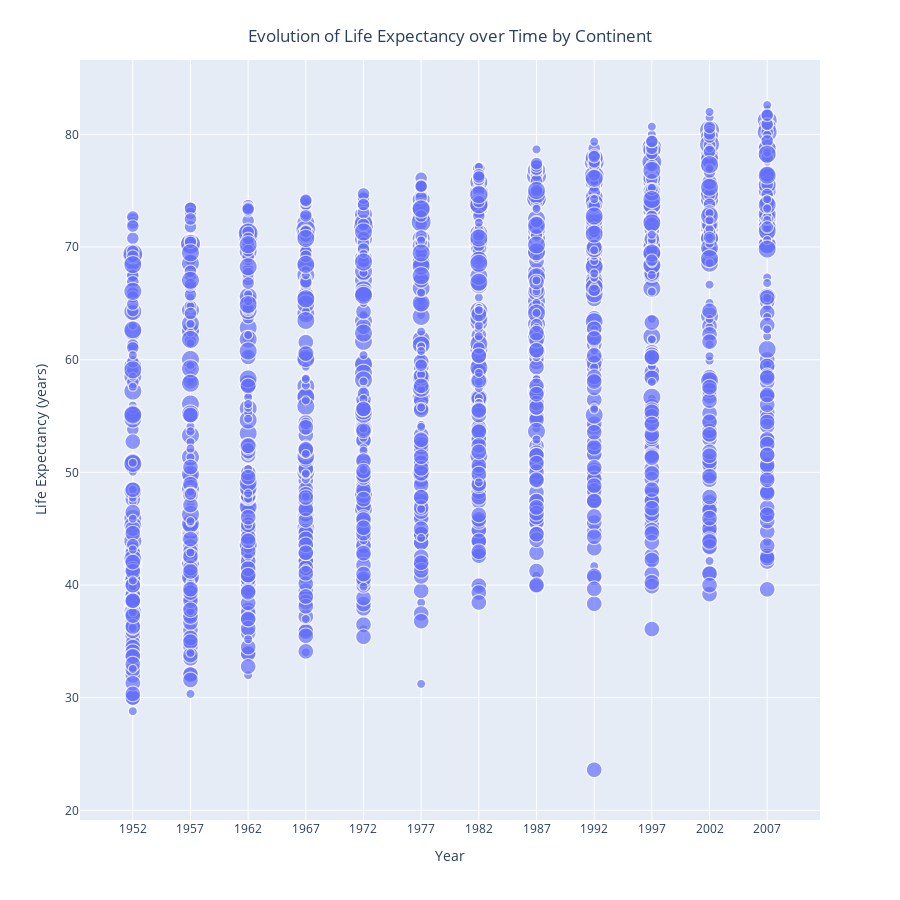

Notebook code for this chart:
### Code cell
fig_year_life_cont_size = px.scatter(csv_dataframe, 'year', 'lifeExp', labels={'year': 'Year', 'lifeExp': 'Life Expectancy (years)'}, size='Markers', height=900)
fig_year_life_cont_size.update_layout(
    title={
        'text': 'Evolution of Life Expectancy over Time by Continent', 
        'x': 0.5,
        'xanchor': 'center',
        'yanchor': 'top'
    }
)
fig_year_life_cont_size.update_xaxes(type='linear', nticks=20, tick0=1957, dtick=5)
fig_year_life_cont_size.show()

### Figure 1 — Plotly figure (JSON) as saved in the notebook; plotly's stock layout.template omitted (floating-point values rounded to 4 significant figures; data arrays with more than 128 entries replaced by an {"elided": "..."} marker saying what was removed)
{"data": [{"hovertemplate": "Year=%{x}<br>Life Expectancy (years)=%{y}<br>Markers=%{marker.size}<extra></extra>", "legendgroup": "", "marker": {"color": "#636efa", "size": {"elided": "1704 int values"}, "sizemode": "area", "sizeref": 0.0125, "symbol": "circle"}, "mode": "markers", "name": "", "showlegend": false, "type": "scattergl", "x": {"elided": "1704 int values"}, "xaxis": "x", "y": {"elided": "1704 float values"}, "yaxis": "y"}], "layout": {"height": 900, "legend": {"itemsizing": "constant", "tracegroupgap": 0}, "margin": {"t": 60}, "title": {"text": "Evolution of Life Expectancy over Time by Continent", "x": 0.5, "xanchor": "center", "yanchor": "top"}, "xaxis": {"anchor": "y", "domain": [0, 1], "dtick": 5, "nticks": 20, "tick0": 1957, "title": {"text": "Year"}, "type": "linear"}, "yaxis": {"anchor": "x", "domain": [0, 1], "title": {"text": "Life Expectancy (years)"}}}}
